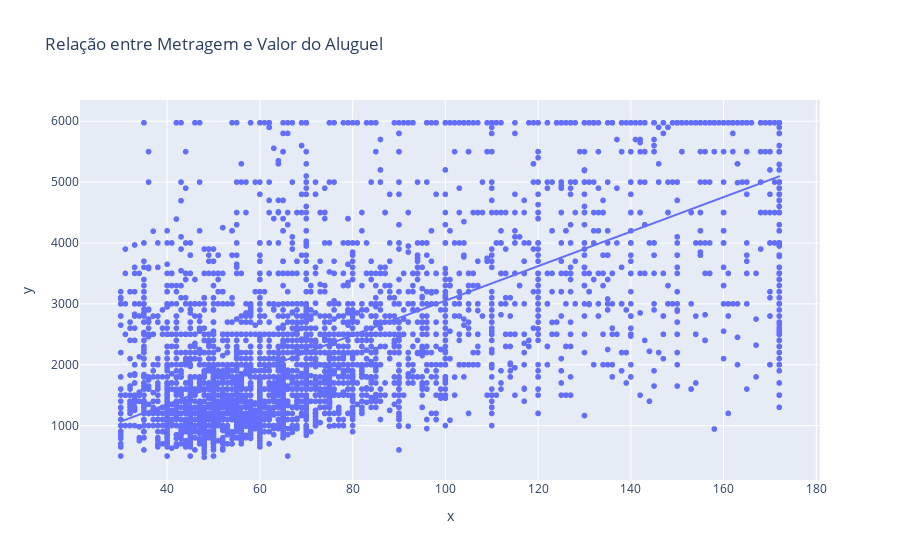

Notebook cell for this chart:
### Markdown cell above
D) Plote o gráfico da reta de regressão encontrada e traga insights acerca da dispersão dos pontos e ajuste da reta.

### Code cell
fig = px.scatter(x=X['Metragem'], y=y, title='Relação entre Metragem e Valor do Aluguel', trendline='ols')
fig.show()

### Figure 1 — Plotly figure (JSON) as saved in the notebook; plotly's stock layout.template omitted (floating-point values rounded to 4 significant figures; data arrays with more than 128 entries replaced by an {"elided": "..."} marker saying what was removed)
{"data": [{"hovertemplate": "x=%{x}<br>y=%{y}<extra></extra>", "legendgroup": "", "marker": {"color": "#636efa", "symbol": "circle"}, "mode": "markers", "name": "", "showlegend": false, "type": "scattergl", "x": {"elided": "5762 float values"}, "xaxis": "x", "y": {"elided": "5762 float values"}, "yaxis": "y"}, {"hovertemplate": "<b>OLS trendline</b><br>y = 28.356 * x + 216.609<br>R<sup>2</sup>=0.550920<br><br>x=%{x}<br>y=%{y} <b>(trend)</b><extra></extra>", "legendgroup": "", "marker": {"color": "#636efa", "symbol": "circle"}, "mode": "lines", "name": "", "showlegend": false, "type": "scattergl", "x": {"elided": "5762 float values"}, "xaxis": "x", "y": {"elided": "5762 float values"}, "yaxis": "y"}], "layout": {"legend": {"tracegroupgap": 0}, "title": {"text": "Relação entre Metragem e Valor do Aluguel"}, "xaxis": {"anchor": "y", "domain": [0, 1], "title": {"text": "x"}}, "yaxis": {"anchor": "x", "domain": [0, 1], "title": {"text": "y"}}}}
